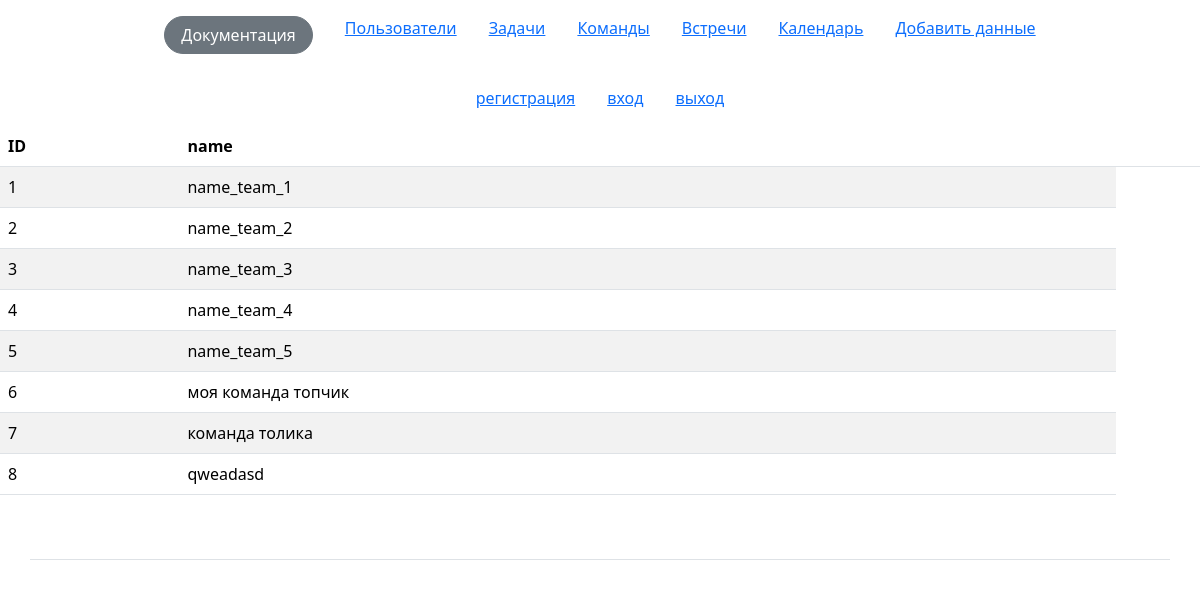
The app's page /teams, older data.
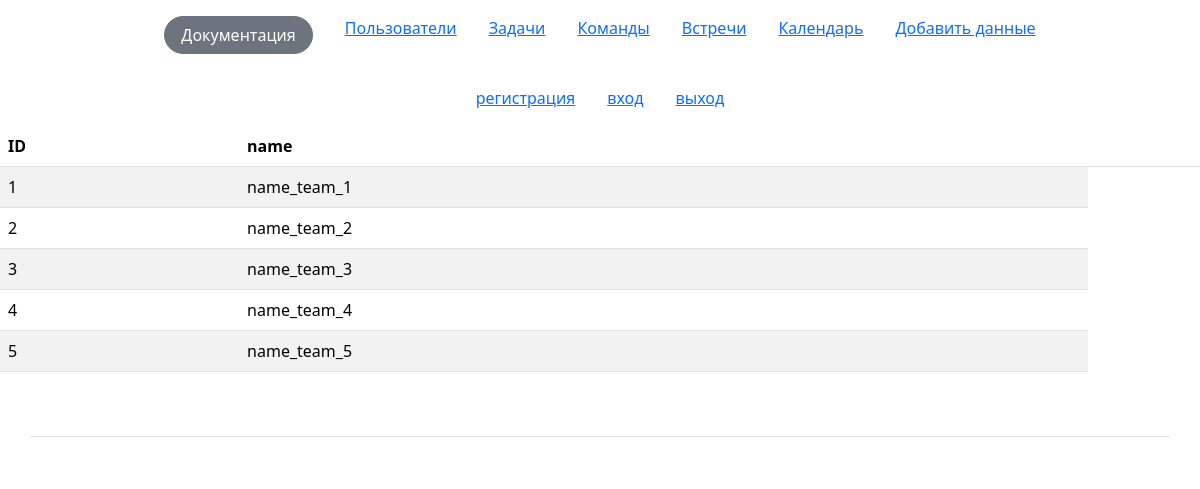
The same page, newer data.
### app/teams/models.py (models this page shows)
class TeamModel(Base):
    __tablename__ = 'teams'
    id = Column(Integer, primary_key=True, index=True)
    name = Column(String, unique=True)

### app/teams/router.py (the view)
@router.get("/teams", response_model=List[TeamSchema])
async def get_teams(request: Request, db: Session = Depends(get_db)):
    teams_data = db.query(TeamModel).all()
    return templates.TemplateResponse(
        request=request, name="teams/teams.html", context={"teams_data": teams_data}
    )

### app/templates/teams/teams.html
{% extends 'base.html' %}
{% block content %}
        <div class="container">
        <header class="d-flex justify-content-center py-3 ">
          <ul class="nav nav-pills">
            <li class="nav-item px-3"><a href="/register-form/">регистрация</a></li>
            <li class="nav-item px-3"><a href="/login-form/">вход</a></li>
            <li class="nav-item px-3"><a href="/logout/">выход</a></li>
          </ul>
        </header>
      </div>
<table class="table table-striped">
    <thead>
      <tr>
        <th>ID</th>
        <th>name</th>
        <th></th>
      </tr>
    </thead>
    <tbody>
      {% for team in teams_data %}
        <tr>
          <td>{{ team.id }}</td>
          <td>{{ team.name }}</td>
        </tr>
      {% endfor %}
    </tbody>
  </table>
{% endblock %}

Row changes from the older to the newer data that the page shows:
removed TeamModel: id "6", name "моя команда топчик"
removed TeamModel: id "7", name "команда толика"
removed TeamModel: id "8", name "qweadasd"
